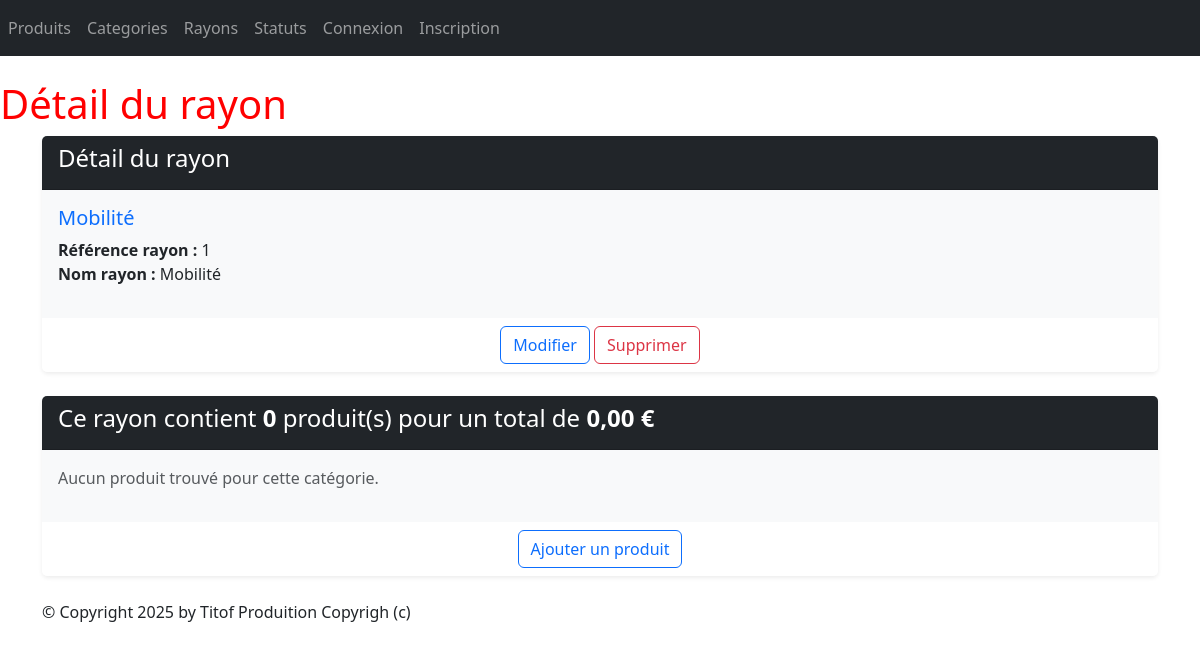
Before: /monApp/rayon/1/ with the older database file.
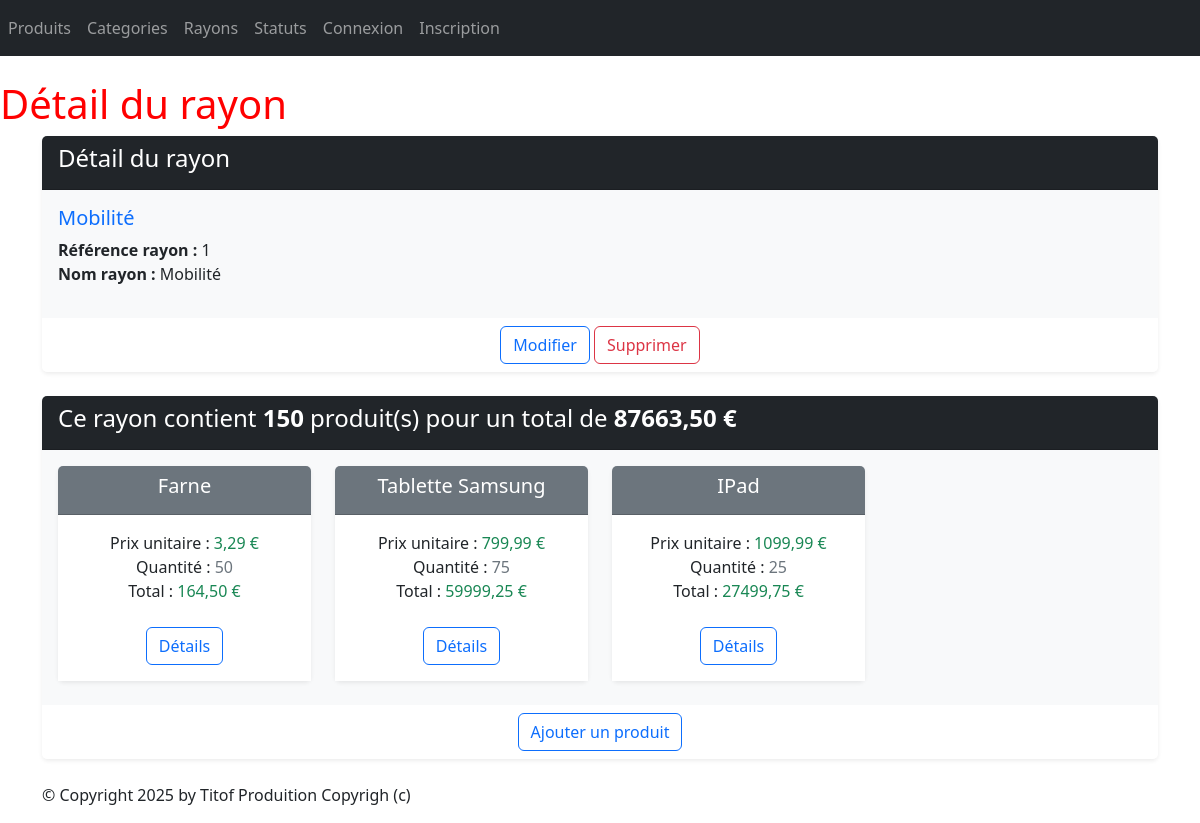
After: the same page with the newer database file.
### monApp/models.py (models this page shows, shortened)
class Produit(models.Model):
    refProd = models.AutoField(primary_key=True)
    intituleProd = models.CharField(max_length=200)
    prixUnitaireProd = models.DecimalField(max_digits=10, decimal_places=2)
    dateFabProd = models.DateField(default=date.today)
    categorie = models.ForeignKey(Categorie, on_delete=models.CASCADE, related_name="produits_categorie", null=True, blank=True)
    status = models.ForeignKey(Statut, on_delete=models.CASCADE, related_name="produits_status",null=True, blank=True)

### monApp/views.py (the view)
# urls.py: path("rayon/<int:pk>/", views.RayonDetailView.as_view(), name="dtl_rayon"),
class RayonDetailView(DetailView):
    model = Rayon
    template_name = "monApp/Read/detail/rayon.html"
    context_object_name = "rayon"
    def get_context_data(self, **kwargs):
        context = super(RayonDetailView, self).get_context_data(**kwargs)
        context['titremenu'] = "Détail du rayon"
        prdts_dt = []
        total_rayon = 0
        total_nb_produit = 0
        for contenir in self.object.contenir_rayon.all():
            total_produit = contenir.produit.prixUnitaireProd * contenir.Qte
            prdts_dt.append({ 'produit': contenir.produit,
                                'qte': contenir.Qte,
                                'prix_unitaire': contenir.produit.prixUnitaireProd,
                                'total_produit': total_produit})
            total_rayon += total_produit
            total_nb_produit += contenir.Qte
        context['prdts_dt'] = prdts_dt
        context['total_rayon'] = total_rayon
        context['total_nb_produit'] = total_nb_produit
        return context

### monApp/templates/monApp/Read/detail/rayon.html
{% extends 'monApp/base.html' %}
{% block menu %}
    <h1>{{ titremenu }}</h1>
{% endblock %}
{% block contenu %}
    <div class="card mb-4 shadow-sm border-0">
        <div class="card-header bg-dark text-white">
            <h4>Détail du rayon</h4>
        </div>
        <div class="card-body bg-light">
            <h5 class="card-title text-primary">{{ rayon.nomRayon }}</h5>
            <ul class="list-unstyled">
                <li><strong>Référence rayon :</strong> {{ rayon.idRayon }}</li>
                <li><strong>Nom rayon :</strong> {{ rayon.nomRayon }}</li>
            </ul>
        </div>
        <div class="card-footer text-center bg-white border-0">
            <button type="button" class="btn btn-outline-primary" onclick="window.location.href='{% url 'rayon_chng' rayon.idRayon %}'">Modifier</button>
            <button onclick="window.location.href='{% url 'dlt_rayon' rayon.idRayon %}';" class="btn btn-outline-danger">Supprimer</button>
        </div>
    </div>
    <div class="card mb-4 mt-2 shadow-sm border-0">
        <div class="card-header bg-dark text-white">
            <h4>
                Ce rayon contient <strong>{{ total_nb_produit }}</strong> produit(s) pour un total de
                <strong>{{ total_rayon|floatformat:2 }} €</strong>
            </h4>
        </div>
        <div class="card-body bg-light">
            <div class="row">
                {% if prdts_dt %}
                    {% for data in prdts_dt %}
                        <div class="col-sm-3">
                            <div class="card mb-2 text-center border-0 shadow-sm">
                                <div class="card-header bg-secondary text-white">
                                    <h5 class="card-title">{{ data.produit.intituleProd }}</h5>
                                </div>
                                <div class="card-body bg-white">
                                    <ul class="list-unstyled">
                                        <li>Prix unitaire : <span class="text-success">{{ data.prix_unitaire }} €</span></li>
                                        <li>Quantité : <span class="text-secondary">{{ data.qte }}</span></li>
                                        <li>Total : <span class="text-success">{{ data.total_produit }} €</span></li>
                                    </ul>
                                    <a href="{% url 'dtl_prdt' data.produit.refProd %}" class="btn btn-outline-primary mt-2">Détails</a>
                                </div>
                            </div>
                        </div>
                    {% endfor %}
                {% else %}
                    <p class="text-muted">Aucun produit trouvé pour cette catégorie.</p>
                {% endif %}
            </div>
        </div>
        <div class="card-footer text-center bg-white border-0">
            <button type="button" class="btn btn-outline-primary" onclick="window.location.href='{% url 'crt_contenir' rayon.idRayon %}'">Ajouter un produit</button>
        </div>
    </div>
{% endblock %}

Changed rows visible on the page:
now on this page (row unchanged): Produit: produit.intituleProd "Farne", prix_unitaire "3,29", qte "50", total_produit "164,50"
now on this page (row unchanged): Produit: produit.intituleProd "Tablette Samsung", prix_unitaire "799,99", qte "75", total_produit "59999,25"
now on this page (row edited): Produit: produit.intituleProd "IPad", prix_unitaire "1099,99", qte "25", total_produit "27499,75"
Other visible differences:
{{ total_nb_produit }}: "0" → "150"
{{ total_rayon|floatformat:2 }}: "0,00" → "87663,50"
text no longer shown: "Aucun produit trouvé pour cette catégorie."
